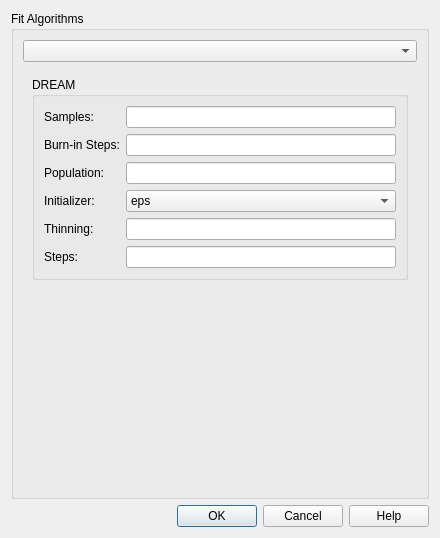
<?xml version="1.0" encoding="UTF-8"?>
<ui version="4.0">
 <class>FittingOptions</class>
 <widget class="QDialog" name="FittingOptions">
  <property name="geometry">
   <rect>
    <x>0</x>
    <y>0</y>
    <width>440</width>
    <height>538</height>
   </rect>
  </property>
  <property name="windowTitle">
   <string>Dialog</string>
  </property>
  <property name="windowIcon">
   <iconset>
    <normaloff>:/res/sasview-icon.ico</normaloff>:/res/sasview-icon.ico</iconset>
  </property>
  <layout class="QGridLayout" name="gridLayout_12">
   <item row="0" column="0">
    <widget class="QGroupBox" name="groupBox">
     <property name="title">
      <string>Fit Algorithms </string>
     </property>
     <layout class="QGridLayout" name="gridLayout_9">
      <item row="0" column="0">
       <widget class="QComboBox" name="cbAlgorithm">
        <property name="sizePolicy">
         <sizepolicy hsizetype="MinimumExpanding" vsizetype="Fixed">
          <horstretch>0</horstretch>
          <verstretch>0</verstretch>
         </sizepolicy>
        </property>
        <property name="sizeAdjustPolicy">
         <enum>QComboBox::AdjustToContents</enum>
        </property>
       </widget>
      </item>
      <item row="1" column="0">
       <widget class="QStackedWidget" name="stackedWidget">
        <property name="frameShape">
         <enum>QFrame::NoFrame</enum>
        </property>
        <property name="currentIndex">
         <number>0</number>
        </property>
        <widget class="QWidget" name="page_dream">
         <layout class="QGridLayout" name="gridLayout_2">
          <item row="0" column="0">
           <widget class="QGroupBox" name="groupBox_2">
            <property name="sizePolicy">
             <sizepolicy hsizetype="MinimumExpanding" vsizetype="MinimumExpanding">
              <horstretch>0</horstretch>
              <verstretch>0</verstretch>
             </sizepolicy>
            </property>
            <property name="title">
             <string>DREAM</string>
            </property>
            <layout class="QGridLayout" name="gridLayout">
             <item row="0" column="0">
              <widget class="QLabel" name="label">
               <property name="text">
                <string>Samples:</string>
               </property>
              </widget>
             </item>
             <item row="0" column="1">
              <widget class="QLineEdit" name="samples_dream">
               <property name="toolTip">
                <string>&lt;html&gt;&lt;head/&gt;&lt;body&gt;&lt;p&gt;Number of points to be drawn from the Markov chain.&lt;/p&gt;&lt;/body&gt;&lt;/html&gt;</string>
               </property>
              </widget>
             </item>
             <item row="1" column="0">
              <widget class="QLabel" name="label_2">
               <property name="text">
                <string>Burn-in Steps:</string>
               </property>
              </widget>
             </item>
             <item row="1" column="1">
              <widget class="QLineEdit" name="burn_dream">
               <property name="toolTip">
                <string>&lt;html&gt;&lt;head/&gt;&lt;body&gt;&lt;p&gt;The number of iterations to required for the Markov chain to converge to the equilibrium distribution.&lt;/p&gt;&lt;/body&gt;&lt;/html&gt;</string>
               </property>
              </widget>
             </item>
             <item row="2" column="0">
              <widget class="QLabel" name="label_3">
               <property name="text">
                <string>Population:</string>
               </property>
              </widget>
             </item>
             <item row="2" column="1">
              <widget class="QLineEdit" name="pop_dream">
               <property name="toolTip">
                <string>&lt;html&gt;&lt;head/&gt;&lt;body&gt;&lt;p&gt;The size of the population.&lt;/p&gt;&lt;/body&gt;&lt;/html&gt;</string>
               </property>
              </widget>
             </item>
             <item row="3" column="0">
              <widget class="QLabel" name="label_4">
               <property name="text">
                <string>Initializer:</string>
               </property>
              </widget>
             </item>
             <item row="3" column="1">
              <widget class="QComboBox" name="init_dream">
               <property name="toolTip">
                <string>&lt;html&gt;&lt;head/&gt;&lt;body&gt;&lt;p&gt;&lt;span style=&quot; font-style:italic;&quot;&gt;Initializer&lt;/span&gt; determines how the population will be initialized. The options are as follows:&lt;/p&gt;&lt;p&gt;&lt;span style=&quot; font-style:italic;&quot;&gt;eps&lt;/span&gt; (epsilon ball), in which the entire initial population is chosen at random from within a tiny hypersphere centered about the initial point&lt;/p&gt;&lt;p&gt;&lt;span style=&quot; font-style:italic;&quot;&gt;lhs&lt;/span&gt; (latin hypersquare), which chops the bounds within each dimension in &lt;span style=&quot; font-weight:600;&quot;&gt;k&lt;/span&gt; equal sized chunks where &lt;span style=&quot; font-weight:600;&quot;&gt;k&lt;/span&gt; is the size of the population and makes sure that each parameter has at least one value within each chunk across the population.&lt;/p&gt;&lt;p&gt;&lt;span style=&quot; font-style:italic;&quot;&gt;cov&lt;/span&gt; (covariance matrix), in which the uncertainty is estimated using the covariance matrix at the initial point, and points are selected at random from the corresponding gaussian ellipsoid&lt;/p&gt;&lt;p&gt;&lt;span style=&quot; font-style:italic;&quot;&gt;random&lt;/span&gt; (uniform random), in which the points are selected at random within the bounds of the parameters&lt;/p&gt;&lt;/body&gt;&lt;/html&gt;</string>
               </property>
               <item>
                <property name="text">
                 <string>eps</string>
                </property>
               </item>
               <item>
                <property name="text">
                 <string>lhs</string>
                </property>
               </item>
               <item>
                <property name="text">
                 <string>cov</string>
                </property>
               </item>
               <item>
                <property name="text">
                 <string>random</string>
                </property>
               </item>
              </widget>
             </item>
             <item row="4" column="0">
              <widget class="QLabel" name="label_5">
               <property name="text">
                <string>Thinning:</string>
               </property>
              </widget>
             </item>
             <item row="4" column="1">
              <widget class="QLineEdit" name="thin_dream">
               <property name="toolTip">
                <string>&lt;html&gt;&lt;head/&gt;&lt;body&gt;&lt;p&gt;The amount of thinning to use when collecting the population.&lt;/p&gt;&lt;/body&gt;&lt;/html&gt;</string>
               </property>
              </widget>
             </item>
             <item row="5" column="0">
              <widget class="QLabel" name="label_6">
               <property name="text">
                <string>Steps:</string>
               </property>
              </widget>
             </item>
             <item row="5" column="1">
              <widget class="QLineEdit" name="steps_dream">
               <property name="toolTip">
                <string>&lt;html&gt;&lt;head/&gt;&lt;body&gt;&lt;p&gt;Determines the number of iterations to use for drawing samples after burn in.&lt;/p&gt;&lt;/body&gt;&lt;/html&gt;</string>
               </property>
              </widget>
             </item>
            </layout>
           </widget>
          </item>
          <item row="1" column="0">
           <spacer name="verticalSpacer_5">
            <property name="orientation">
             <enum>Qt::Vertical</enum>
            </property>
            <property name="sizeHint" stdset="0">
             <size>
              <width>20</width>
              <height>268</height>
             </size>
            </property>
           </spacer>
          </item>
         </layout>
        </widget>
        <widget class="QWidget" name="page_lm">
         <layout class="QGridLayout" name="gridLayout_4">
          <item row="0" column="0">
           <widget class="QGroupBox" name="groupBox_3">
            <property name="title">
             <string>Levenberg</string>
            </property>
            <layout class="QGridLayout" name="gridLayout_3">
             <item row="0" column="0">
              <widget class="QLabel" name="label_7">
               <property name="text">
                <string>Steps:</string>
               </property>
              </widget>
             </item>
             <item row="0" column="1">
              <widget class="QLineEdit" name="steps_lm">
               <property name="toolTip">
                <string>&lt;html&gt;&lt;head/&gt;&lt;body&gt;&lt;p&gt;The number of gradient steps to take.&lt;/p&gt;&lt;/body&gt;&lt;/html&gt;</string>
               </property>
              </widget>
             </item>
             <item row="1" column="0">
              <widget class="QLabel" name="label_8">
               <property name="text">
                <string>f(x) tolerance:</string>
               </property>
              </widget>
             </item>
             <item row="1" column="1">
              <widget class="QLineEdit" name="ftol_lm">
               <property name="toolTip">
                <string>&lt;html&gt;&lt;head/&gt;&lt;body&gt;&lt;p&gt;Used to determine when the fit has reached the point where no significant improvement is expected.&lt;/p&gt;&lt;/body&gt;&lt;/html&gt;</string>
               </property>
              </widget>
             </item>
             <item row="2" column="0">
              <widget class="QLabel" name="label_9">
               <property name="text">
                <string>x tolerance:</string>
               </property>
              </widget>
             </item>
             <item row="2" column="1">
              <widget class="QLineEdit" name="xtol_lm">
               <property name="toolTip">
                <string>&lt;html&gt;&lt;head/&gt;&lt;body&gt;&lt;p&gt;Used to determine when the fit has reached the point where no significant improvement is expected.&lt;/p&gt;&lt;/body&gt;&lt;/html&gt;</string>
               </property>
              </widget>
             </item>
            </layout>
           </widget>
          </item>
          <item row="1" column="0">
           <spacer name="verticalSpacer_2">
            <property name="orientation">
             <enum>Qt::Vertical</enum>
            </property>
            <property name="sizeHint" stdset="0">
             <size>
              <width>20</width>
              <height>434</height>
             </size>
            </property>
           </spacer>
          </item>
         </layout>
        </widget>
        <widget class="QWidget" name="page_newton">
         <layout class="QGridLayout" name="gridLayout_7">
          <item row="0" column="0">
           <widget class="QGroupBox" name="groupBox_5">
            <property name="title">
             <string>Quasi-Newton BFGS </string>
            </property>
            <layout class="QGridLayout" name="gridLayout_5">
             <item row="0" column="0">
              <widget class="QLabel" name="label_10">
               <property name="text">
                <string>Steps:</string>
               </property>
              </widget>
             </item>
             <item row="0" column="1">
              <widget class="QLineEdit" name="steps_newton">
               <property name="toolTip">
                <string>&lt;html&gt;&lt;head/&gt;&lt;body&gt;&lt;p&gt;The number of gradient steps to take.&lt;/p&gt;&lt;/body&gt;&lt;/html&gt;</string>
               </property>
              </widget>
             </item>
             <item row="1" column="0">
              <widget class="QLabel" name="label_13">
               <property name="text">
                <string>Starts:</string>
               </property>
              </widget>
             </item>
             <item row="1" column="1">
              <widget class="QLineEdit" name="starts_newton">
               <property name="toolTip">
                <string>&lt;html&gt;&lt;head/&gt;&lt;body&gt;&lt;p&gt;Value thattells the optimizer to restart a given number of times. Each time it restarts it uses a random starting point.&lt;/p&gt;&lt;/body&gt;&lt;/html&gt;</string>
               </property>
              </widget>
             </item>
             <item row="2" column="0">
              <widget class="QLabel" name="label_11">
               <property name="text">
                <string>f(x) tolerance:</string>
               </property>
              </widget>
             </item>
             <item row="2" column="1">
              <widget class="QLineEdit" name="ftol_newton">
               <property name="toolTip">
                <string>&lt;html&gt;&lt;head/&gt;&lt;body&gt;&lt;p&gt;Used to determine when the fit has reached the point where no significant improvement is expected.&lt;/p&gt;&lt;/body&gt;&lt;/html&gt;</string>
               </property>
              </widget>
             </item>
             <item row="3" column="0">
              <widget class="QLabel" name="label_12">
               <property name="text">
                <string>x tolerance:</string>
               </property>
              </widget>
             </item>
             <item row="3" column="1">
              <widget class="QLineEdit" name="xtol_newton">
               <property name="toolTip">
                <string>&lt;html&gt;&lt;head/&gt;&lt;body&gt;&lt;p&gt;Used to determine when the fit has reached the point where no significant improvement is expected.&lt;/p&gt;&lt;/body&gt;&lt;/html&gt;</string>
               </property>
              </widget>
             </item>
            </layout>
           </widget>
          </item>
          <item row="1" column="0">
           <spacer name="verticalSpacer">
            <property name="orientation">
             <enum>Qt::Vertical</enum>
            </property>
            <property name="sizeHint" stdset="0">
             <size>
              <width>20</width>
              <height>68</height>
             </size>
            </property>
           </spacer>
          </item>
         </layout>
        </widget>
        <widget class="QWidget" name="page_de">
         <layout class="QGridLayout" name="gridLayout_8">
          <item row="0" column="0">
           <widget class="QGroupBox" name="groupBox_6">
            <property name="title">
             <string>Differential Evolution</string>
            </property>
            <layout class="QGridLayout" name="gridLayout_6">
             <item row="0" column="0">
              <widget class="QLabel" name="label_14">
               <property name="text">
                <string>Steps:</string>
               </property>
              </widget>
             </item>
             <item row="0" column="1">
              <widget class="QLineEdit" name="steps_de">
               <property name="toolTip">
                <string>&lt;html&gt;&lt;head/&gt;&lt;body&gt;&lt;p&gt;The number of iterations.&lt;/p&gt;&lt;/body&gt;&lt;/html&gt;</string>
               </property>
              </widget>
             </item>
             <item row="1" column="0">
              <widget class="QLabel" name="label_15">
               <property name="text">
                <string>Population:</string>
               </property>
              </widget>
             </item>
             <item row="1" column="1">
              <widget class="QLineEdit" name="pop_de"/>
             </item>
             <item row="2" column="0">
              <widget class="QLabel" name="label_18">
               <property name="text">
                <string>Crossover ratio:</string>
               </property>
              </widget>
             </item>
             <item row="2" column="1">
              <widget class="QLineEdit" name="CR_de">
               <property name="toolTip">
                <string>&lt;html&gt;&lt;head/&gt;&lt;body&gt;&lt;p&gt;The size of the population.&lt;/p&gt;&lt;/body&gt;&lt;/html&gt;</string>
               </property>
              </widget>
             </item>
             <item row="3" column="0">
              <widget class="QLabel" name="label_19">
               <property name="text">
                <string>Scale:</string>
               </property>
              </widget>
             </item>
             <item row="3" column="1">
              <widget class="QLineEdit" name="F_de">
               <property name="toolTip">
                <string>&lt;html&gt;&lt;head/&gt;&lt;body&gt;&lt;p&gt;Determines how much to scale each difference vector before adding it to the candidate point.&lt;/p&gt;&lt;/body&gt;&lt;/html&gt;</string>
               </property>
              </widget>
             </item>
             <item row="4" column="0">
              <widget class="QLabel" name="label_16">
               <property name="text">
                <string>f(x) tolerance:</string>
               </property>
              </widget>
             </item>
             <item row="4" column="1">
              <widget class="QLineEdit" name="ftol_de">
               <property name="toolTip">
                <string>&lt;html&gt;&lt;head/&gt;&lt;body&gt;&lt;p&gt;Used to determine when the fit has reached the point where no significant improvement is expected.&lt;/p&gt;&lt;/body&gt;&lt;/html&gt;</string>
               </property>
              </widget>
             </item>
             <item row="5" column="0">
              <widget class="QLabel" name="label_17">
               <property name="text">
                <string>x tolerance:</string>
               </property>
              </widget>
             </item>
             <item row="5" column="1">
              <widget class="QLineEdit" name="xtol_de">
               <property name="toolTip">
                <string>&lt;html&gt;&lt;head/&gt;&lt;body&gt;&lt;p&gt;Used to determine when the fit has reached the point where no significant improvement is expected.&lt;/p&gt;&lt;/body&gt;&lt;/html&gt;</string>
               </property>
              </widget>
             </item>
            </layout>
           </widget>
          </item>
          <item row="1" column="0">
           <spacer name="verticalSpacer_3">
            <property name="orientation">
             <enum>Qt::Vertical</enum>
            </property>
            <property name="sizeHint" stdset="0">
             <size>
              <width>20</width>
              <height>356</height>
             </size>
            </property>
           </spacer>
          </item>
         </layout>
        </widget>
        <widget class="QWidget" name="page_amoeba">
         <layout class="QGridLayout" name="gridLayout_10">
          <item row="0" column="0">
           <widget class="QGroupBox" name="groupBox_7">
            <property name="title">
             <string>Nelder-Mead Simplex</string>
            </property>
            <layout class="QGridLayout" name="gridLayout_11">
             <item row="0" column="0">
              <widget class="QLabel" name="label_20">
               <property name="text">
                <string>Steps:</string>
               </property>
              </widget>
             </item>
             <item row="0" column="1">
              <widget class="QLineEdit" name="steps_amoeba">
               <property name="toolTip">
                <string>&lt;html&gt;&lt;head/&gt;&lt;body&gt;&lt;p&gt;The number of simplex update iterations to perform.&lt;/p&gt;&lt;/body&gt;&lt;/html&gt;</string>
               </property>
              </widget>
             </item>
             <item row="1" column="0">
              <widget class="QLabel" name="label_21">
               <property name="text">
                <string>Starts:</string>
               </property>
              </widget>
             </item>
             <item row="1" column="1">
              <widget class="QLineEdit" name="starts_amoeba">
               <property name="toolTip">
                <string>&lt;html&gt;&lt;head/&gt;&lt;body&gt;&lt;p&gt;Tells the optimizer to restart a given number of times. Each time it restarts it uses a random starting point.&lt;/p&gt;&lt;/body&gt;&lt;/html&gt;</string>
               </property>
              </widget>
             </item>
             <item row="2" column="0">
              <widget class="QLabel" name="label_22">
               <property name="text">
                <string>Simplex radius:</string>
               </property>
              </widget>
             </item>
             <item row="2" column="1">
              <widget class="QLineEdit" name="radius_amoeba">
               <property name="toolTip">
                <string>&lt;html&gt;&lt;head/&gt;&lt;body&gt;&lt;p&gt;The initial size of the simplex, as a portion of the bounds defining the parameter space.&lt;/p&gt;&lt;/body&gt;&lt;/html&gt;</string>
               </property>
              </widget>
             </item>
             <item row="3" column="0">
              <widget class="QLabel" name="label_24">
               <property name="text">
                <string>f(x) tolerance:</string>
               </property>
              </widget>
             </item>
             <item row="3" column="1">
              <widget class="QLineEdit" name="ftol_amoeba">
               <property name="toolTip">
                <string>&lt;html&gt;&lt;head/&gt;&lt;body&gt;&lt;p&gt;Used to determine when the fit has reached the point where no significant improvement is expected. &lt;/p&gt;&lt;/body&gt;&lt;/html&gt;</string>
               </property>
              </widget>
             </item>
             <item row="4" column="0">
              <widget class="QLabel" name="label_25">
               <property name="text">
                <string>x tolerance:</string>
               </property>
              </widget>
             </item>
             <item row="4" column="1">
              <widget class="QLineEdit" name="xtol_amoeba">
               <property name="toolTip">
                <string>&lt;html&gt;&lt;head/&gt;&lt;body&gt;&lt;p&gt;Used to determine when the fit has reached the point where no significant improvement is expected. &lt;/p&gt;&lt;/body&gt;&lt;/html&gt;</string>
               </property>
              </widget>
             </item>
            </layout>
           </widget>
          </item>
          <item row="1" column="0">
           <spacer name="verticalSpacer_4">
            <property name="orientation">
             <enum>Qt::Vertical</enum>
            </property>
            <property name="sizeHint" stdset="0">
             <size>
              <width>20</width>
              <height>382</height>
             </size>
            </property>
           </spacer>
          </item>
         </layout>
        </widget>
       </widget>
      </item>
     </layout>
    </widget>
   </item>
   <item row="1" column="0">
    <widget class="QDialogButtonBox" name="buttonBox">
     <property name="orientation">
      <enum>Qt::Horizontal</enum>
     </property>
     <property name="standardButtons">
      <set>QDialogButtonBox::Cancel|QDialogButtonBox::Help|QDialogButtonBox::Ok</set>
     </property>
    </widget>
   </item>
  </layout>
 </widget>
 <resources/>
 <connections>
  <connection>
   <sender>buttonBox</sender>
   <signal>rejected()</signal>
   <receiver>FittingOptions</receiver>
   <slot>reject()</slot>
   <hints>
    <hint type="sourcelabel">
     <x>316</x>
     <y>260</y>
    </hint>
    <hint type="destinationlabel">
     <x>286</x>
     <y>274</y>
    </hint>
   </hints>
  </connection>
 </connections>
</ui>
